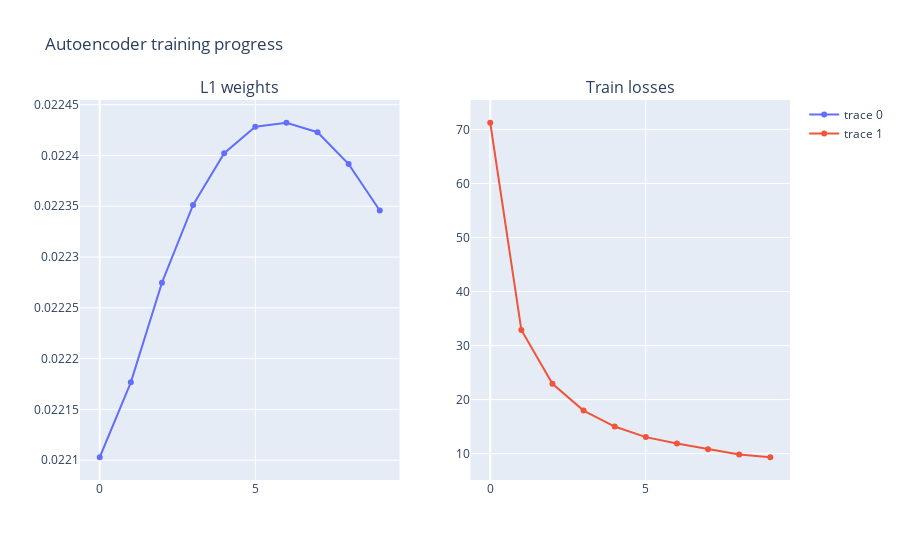

This figure's notebook cell:
### Code cell
for epoch in tqdm.trange(epochs):
    epoch_loss = 0
    epoch_l1_weight = 0
    for i in range(0, len(activation_store), batch_size):
        batch = activation_store[i:i+batch_size]
        loss, _, _, l2_loss, l1_loss = sae(batch)
        optimizer.zero_grad()
        loss.backward()
        optimizer.step()
        epoch_loss += loss.item()
        epoch_l1_weight += sae.W_dec.weight.abs().mean().item()
    sae_train_losses.append(epoch_loss / (len(activation_store) / batch_size))
    sae_l1_weights.append(epoch_l1_weight / (len(activation_store) / batch_size))
    plot_losses(sae_l1_weights, sae_train_losses)
    clear_output(wait=True)

### Figure 1 — Plotly figure (JSON) as saved in the notebook; plotly's stock layout.template omitted (floating-point values rounded to 4 significant figures)
{"data": [{"type": "scatter", "xaxis": "x", "y": [0.0221, 0.02218, 0.02227, 0.02235, 0.0224, 0.02243, 0.02243, 0.02242, 0.02239, 0.02235], "yaxis": "y"}, {"type": "scatter", "xaxis": "x2", "y": [71.23, 32.88, 22.93, 17.97, 15.02, 13.05, 11.86, 10.82, 9.852, 9.329], "yaxis": "y2"}], "layout": {"annotations": [{"font": {"size": 16}, "showarrow": false, "text": "L1 weights", "x": 0.225, "xanchor": "center", "xref": "paper", "y": 1, "yanchor": "bottom", "yref": "paper"}, {"font": {"size": 16}, "showarrow": false, "text": "Train losses", "x": 0.775, "xanchor": "center", "xref": "paper", "y": 1, "yanchor": "bottom", "yref": "paper"}], "title": {"text": "Autoencoder training progress"}, "xaxis": {"anchor": "y", "domain": [0, 0.45]}, "xaxis2": {"anchor": "y2", "domain": [0.55, 1]}, "yaxis": {"anchor": "x", "domain": [0, 1]}, "yaxis2": {"anchor": "x2", "domain": [0, 1]}}}
